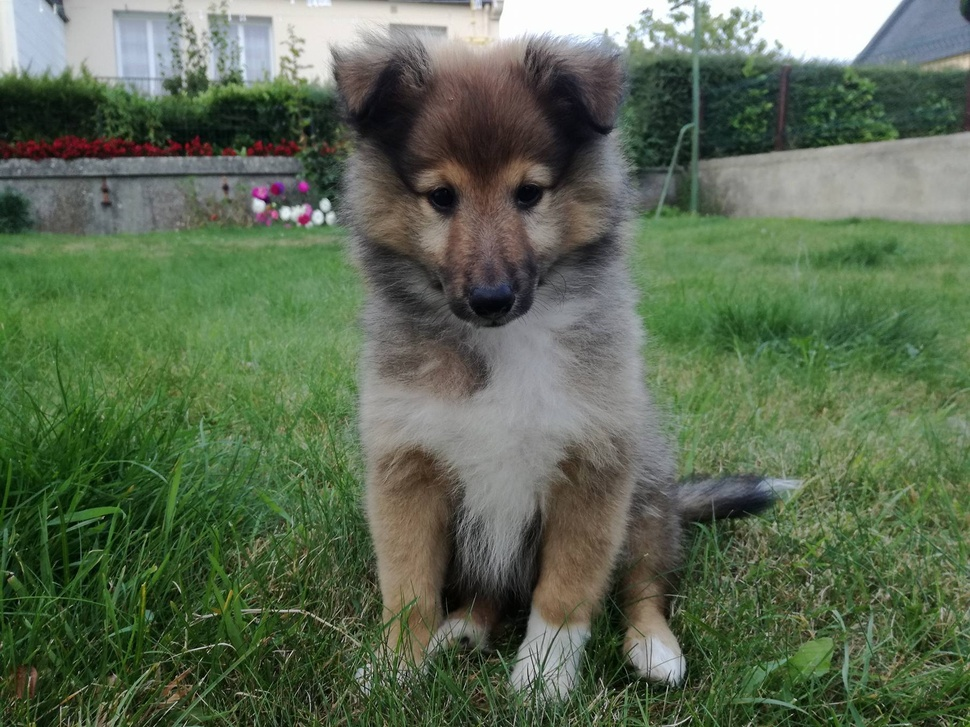
#> input picture couleur.jpg, 970 x 727 px, shrunk from 1812 x 1359 before the run
$ jupyter execute colorToGrey.ipynb   (shell and % lines are left out)
#> lines starting #> are read from the running program, lines starting #| are printed output that depends on the picture; after the words box and inside, x2 and y2 are one past the last pixel; in counts of white or black regions, pixels touching at a corner belong together
[cell 1]
import cv2
import numpy as np

img_origine = cv2.imread('couleur.jpg')
#> img_origine is the input picture: shape (727, 970, 3); mean B, G, R 82.9, 106.8, 91.9
img = img_origine.copy()

[cell 2]
px = img[100,100]
#> px = [13, 35, 17]
print(px)
#| [13 35 17]

[cell 3]
blue = img[100,100,2]
#> blue = 17
print(blue)
#| 17

[cell 4]
img[100,100] = [255,255,255]
#> img: shape (727, 970, 3); under 0.01% of pixels changed, all inside (x1, y1, x2, y2) = (100, 100, 101, 101)

[cell 5]
print(img[100, 100, 2])
#| 255

[cell 6]
img.item(10,10,2)
#> Out = 223

[cell 7]
img.itemset((10,10,2),100)
#> img: shape (727, 970, 3); mean B, G, R 82.9, 106.8, 91.9
img.item(10,10,2)
#> Out = 100

[cell 8]
print(img.shape)
#| (727, 970, 3)

[cell 9]
print(img.size)
#| 2115570

[cell 10]
print(img.dtype)
#| uint8

[cell 11]
b,g,r = cv2.split(img)
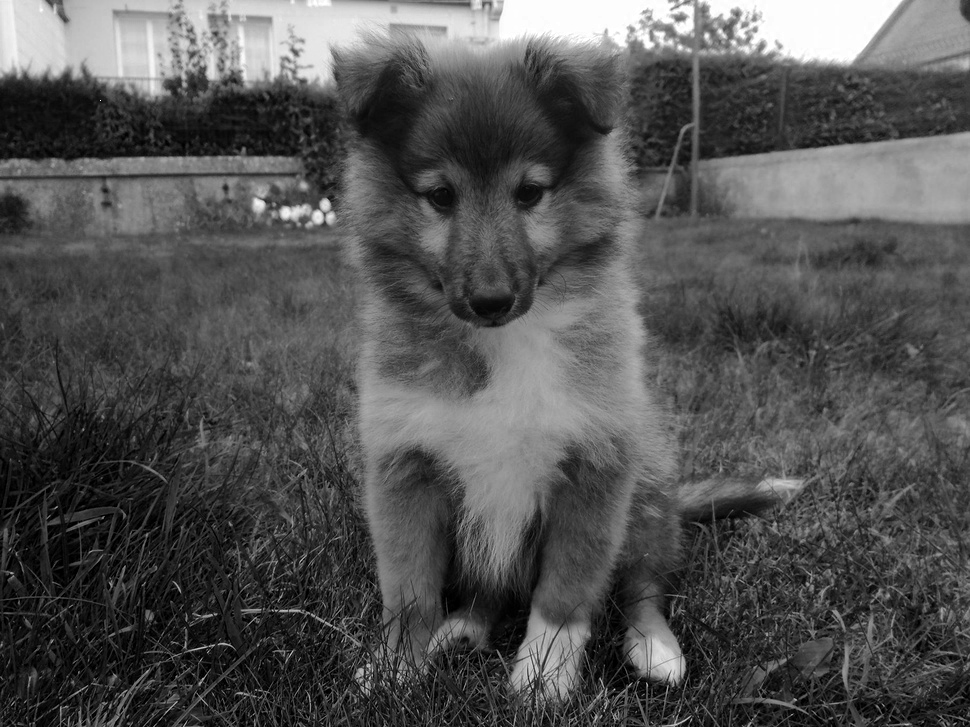
#> b: shape (727, 970); min 0, max 255, mean 82.9
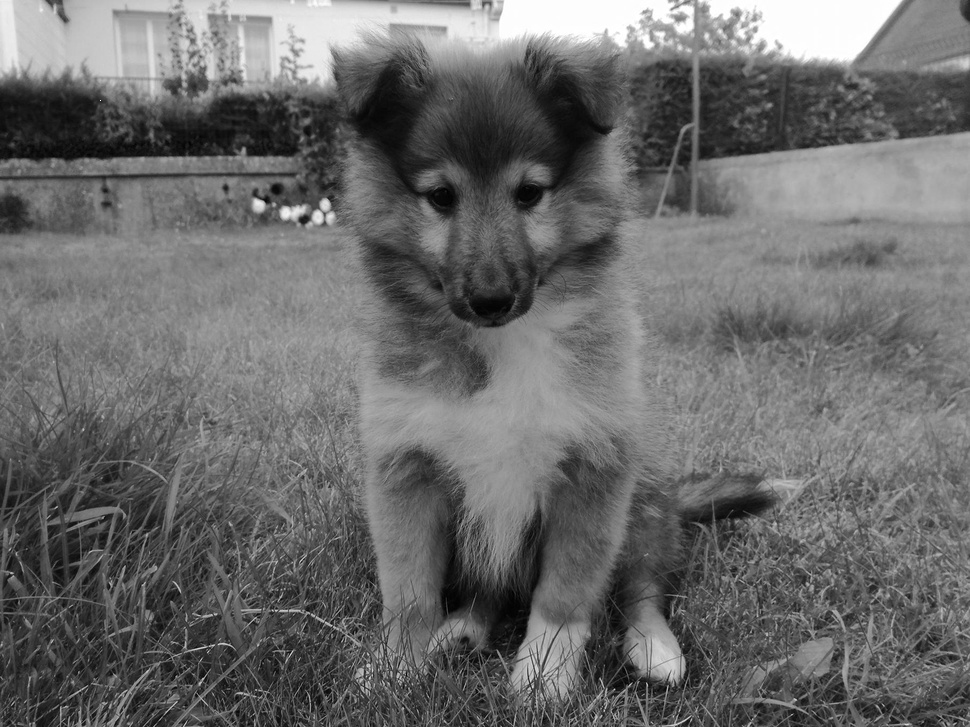
#> g: shape (727, 970); min 0, max 255, mean 106.8
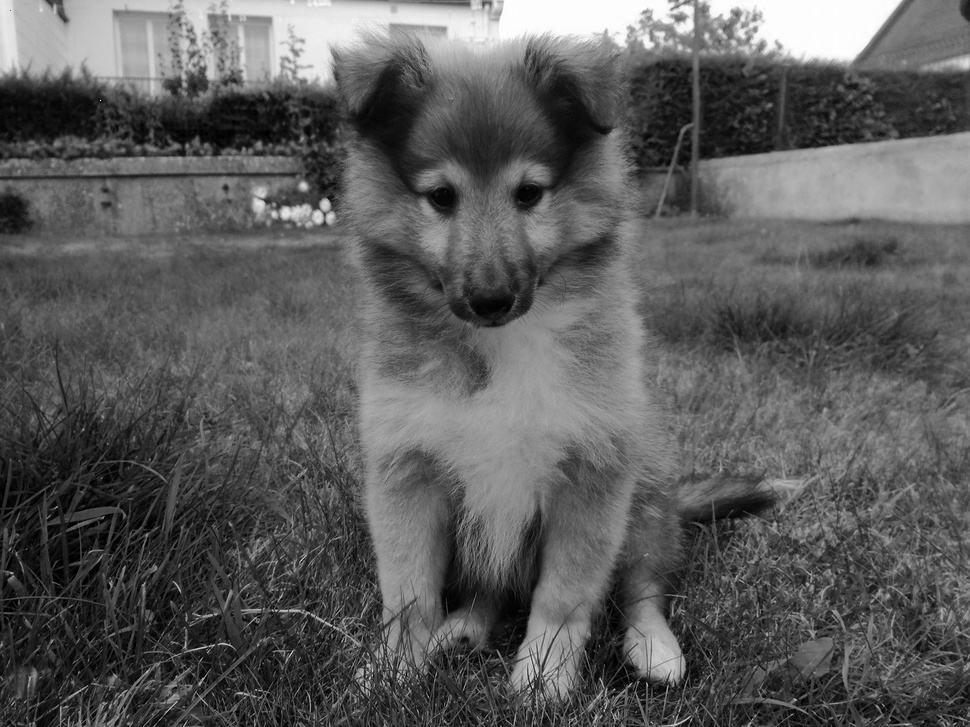
#> r: shape (727, 970); min 0, max 255, mean 91.9

[cell 12]
sum = 0.2125 * b + 0.7154 * g + 0.0721* r
print(sum)
#> (printed output is left out)

[cell 13]
sum = np.around(sum, decimals=-1)
img = sum
print(img)
#> (printed output is left out)

[cell 14]
cv2.imwrite('gris.jpg', img)
#> Out = True
